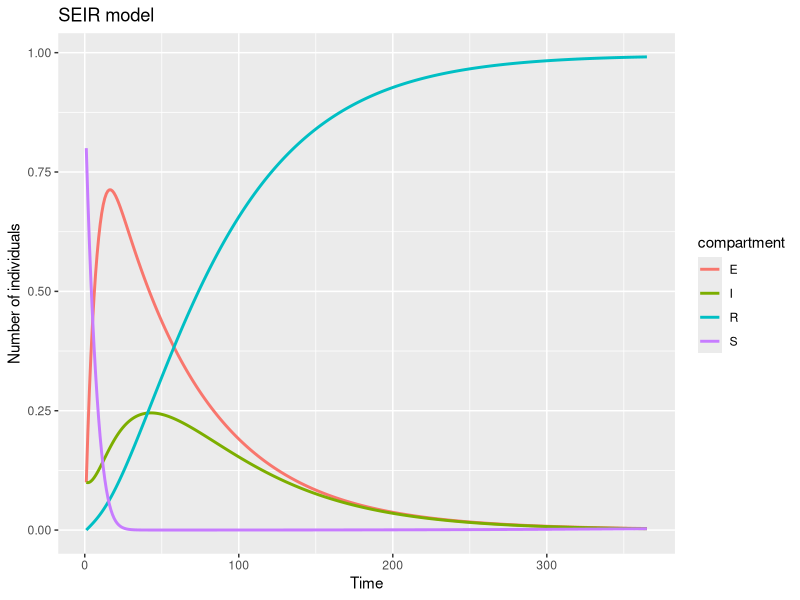

Write R code to recreate this figure.
## ---- chunk 1
knitr::opts_chunk$set(
  echo = TRUE,
  warning = FALSE,
  message = FALSE
)
## ---- chunk 2

## ---- chunk 3
# 1. Define the SEIR model
seir_model <- function(t, y, parms) {
  with(as.list(c(y, parms)), {
    dS <- mu * N - beta * S * I - mu * S
    dE <- beta * S * I - sigma * E - mu * E
    dI <- sigma * E - gamma * I - mu * I
    dR <- gamma * I - mu * R
    return(list(c(dS, dE, dI, dR)))
  })
}
## ---- chunk 4

## ---- chunk 5
# Set parameter values
beta <- 520 / 365
sigma <- 1 / 60
gamma <- 1 / 30
mu <- 774835 / (65640000 * 365)
params <- c(beta, sigma, gamma, mu)
## ---- chunk 6
N <- 1
E_0 <- 0.1
I_0 <- 0.1
R_0 <- 0
inits <- c(S = N - (E_0 + I_0 + R_0), E = E_0, I = I_0, R = R_0)
## ---- chunk 7
dt <- 1:365
## ---- chunk 8
seir_results <- deSolve::lsoda(
  y = inits,
  times = dt,
  func = seir_model,
  parms = params
)
seir_results <- as.data.frame(seir_results)
## ---- chunk 9
# Load the necessary libraries
library(ggplot2)
library(tidyr)
# Create data for ggplot2 by reshaping
results_long <- seir_results |>
  pivot_longer(
    cols = -time,
    names_to = "compartment",
    values_to = "value"
  )

seir_plot <- ggplot(
  data = results_long,
  aes(
    x = time,
    y = value,
    color = compartment
  )
  ) +
  geom_line(linewidth = 1) +
  labs(
    title = "SEIR model",
    x = "Time",
    y = "Number of individuals"
  )
plot(seir_plot)
